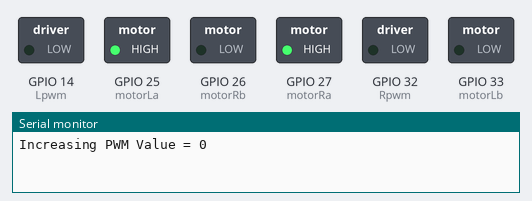
This sketch was run on a simulated ESP32. On the bench: switched loads named in the sketch (green lamp = pin HIGH), the last lines printed to the serial monitor.

Above: at 0.05 s.
At 4.05 s:
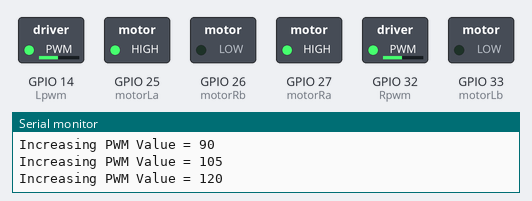
At 7.95 s:
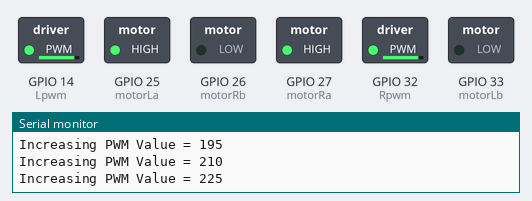
At 15.95 s:
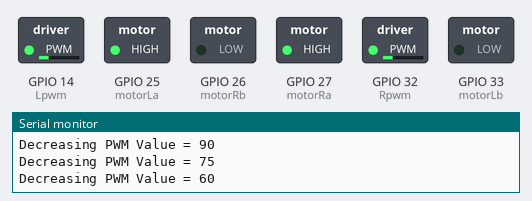
Timing chart, 0 to 23.4 s (numbered marks = the images above):
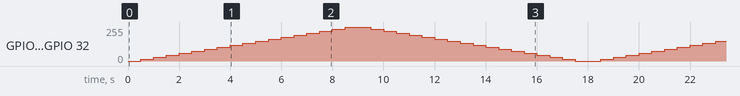

The sketch:

b_fast_and_slow_movement.ino
```cpp
/*
  Author : Muhammad Luqman
  Date   : 16-9-2020

  Slowly Increase Robot Speed Then Decrease

*/

// Assigning names to esp32 Pins

#define motorRa 27
#define motorRb 26
#define motorLa 25
#define motorLb 33

// PWM pin for both motor to attach configured Channel
#define Rpwm 32
#define Lpwm 14


// Global Variables for PWM
const int channel_R = 0;
const int channel_L = 1;
const int freq = 5000;
const int res = 8;

void setup(){
  setup_all_pinouts();
  setup_direction();
  Serial.begin(115200);
}

void loop(){
    for (int pwm_value=0 ;pwm_value<=255;pwm_value=pwm_value+15){

      ledcWrite(channel_R , pwm_value);
      ledcWrite(channel_L , pwm_value);
      Serial.print("Increasing PWM Value = ");
      Serial.println(pwm_value);
      delay(500);
    }

  for (int pwm_value=255;pwm_value>=0;pwm_value=pwm_value-15){
    ledcWrite(channel_R , pwm_value);
    ledcWrite(channel_L , pwm_value);
    Serial.print("Decreasing PWM Value = ");
    Serial.println(pwm_value);
    delay(500);  }

  }

void setup_direction(){
  digitalWrite(motorLa,HIGH);
  digitalWrite(motorRa,HIGH);
  digitalWrite(motorLb,LOW);
  digitalWrite(motorRb,LOW);

}
void setup_all_pinouts(){

  pinMode(motorLa, OUTPUT);
  pinMode(motorLb, OUTPUT);
  pinMode(motorRa, OUTPUT);
  pinMode(motorRb, OUTPUT);

  ledcSetup(channel_R ,freq , res);
  ledcSetup(channel_L ,freq , res);

  ledcAttachPin(Rpwm,channel_R);
  ledcAttachPin(Lpwm,channel_L);
}
```
